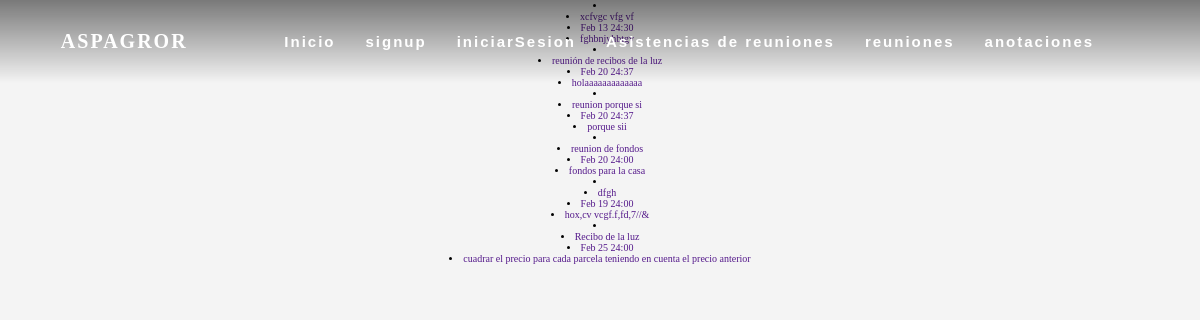
/reuniones/, run on the app's committed database.
### tasks/models.py (models this page shows, shortened)
class Reunion(models.Model):
    reunion = models.AutoField(primary_key=True)
    asunto = models.CharField(max_length=255)
    fecha = models.DateTimeField(null=True,blank=True)
    descripcion = models.TextField()

### tasks/views.py (the view)
# urls.py: path('reuniones/', lista_reuniones, name='lista_reuniones'),
def lista_reuniones(request):
    reuniones = Reunion.objects.all()
    return render(request, 'lista_reuniones.html', {'reuniones': reuniones})

### tasks/templates/lista_reuniones.html (shortened to what this page needs)
{% extends 'base.html' %}
        {% block content %}
        {% for reunion in reuniones %}
        <li><a href="">{{ reunion.id }}</a></li>
            <li><a href="">{{ reunion.asunto }}</a></li>
            <li><a href="">{{ reunion.fecha|date:'M j y:i' }}</a></li>
            <li><a href="">{{ reunion.descripcion }}</a></li>
        {% endfor %}
    {% endblock %}

### tasks/static/css/home.css (style rules this page uses)
*, *::before, *::after { margin: 0; padding: 0; box-sizing: border-box; }
html { font-family: 'Times New Roman', Times, serif; font-size: 10px; color: #000; scroll-behavior: smooth; }
body { overflow-x: hidden; }
a { text-decoration: none; }
body { margin: 0; padding: 0; }

### tasks/static/css/signup.css (style rules this page uses)
body { margin: 0; padding: 0; font-family: Arial, sans-serif; background-color: #f4f4f4; }

### tasks/static/css/lista_usuarios.css (style rules this page uses)
body { font-family: Arial, Helvetica, sans-serif; margin: 0; padding: 0; text-align: center; }

### tasks/static/css/iniciarSesion.css (style rules this page uses)
body { font-family: 'Times New Roman', Times, serif; background-color: #f4f4f4; margin: 0; padding: 0; align-items: center; justify-content: center; height: 100vh; }

### data on the page
Reunion: asunto "xcfvgc vfg vf", fecha "Feb 13 24:30", descripcion "fghbnjyhbtgv"
Reunion: asunto "reunión de recibos de la luz", fecha "Feb 20 24:37", descripcion "holaaaaaaaaaaaaa"
Reunion: asunto "reunion porque si", fecha "Feb 20 24:37", descripcion "porque sii"
Reunion: asunto "reunion de fondos", fecha "Feb 20 24:00", descripcion "fondos para la casa"
Reunion: asunto "dfgh", fecha "Feb 19 24:00", descripcion "hox,cv vcgf.f,fd,7//&"
Reunion: asunto "Recibo de la luz", fecha "Feb 25 24:00", descripcion "cuadrar el precio para cada parcela teniendo en cuenta el precio anterior"
